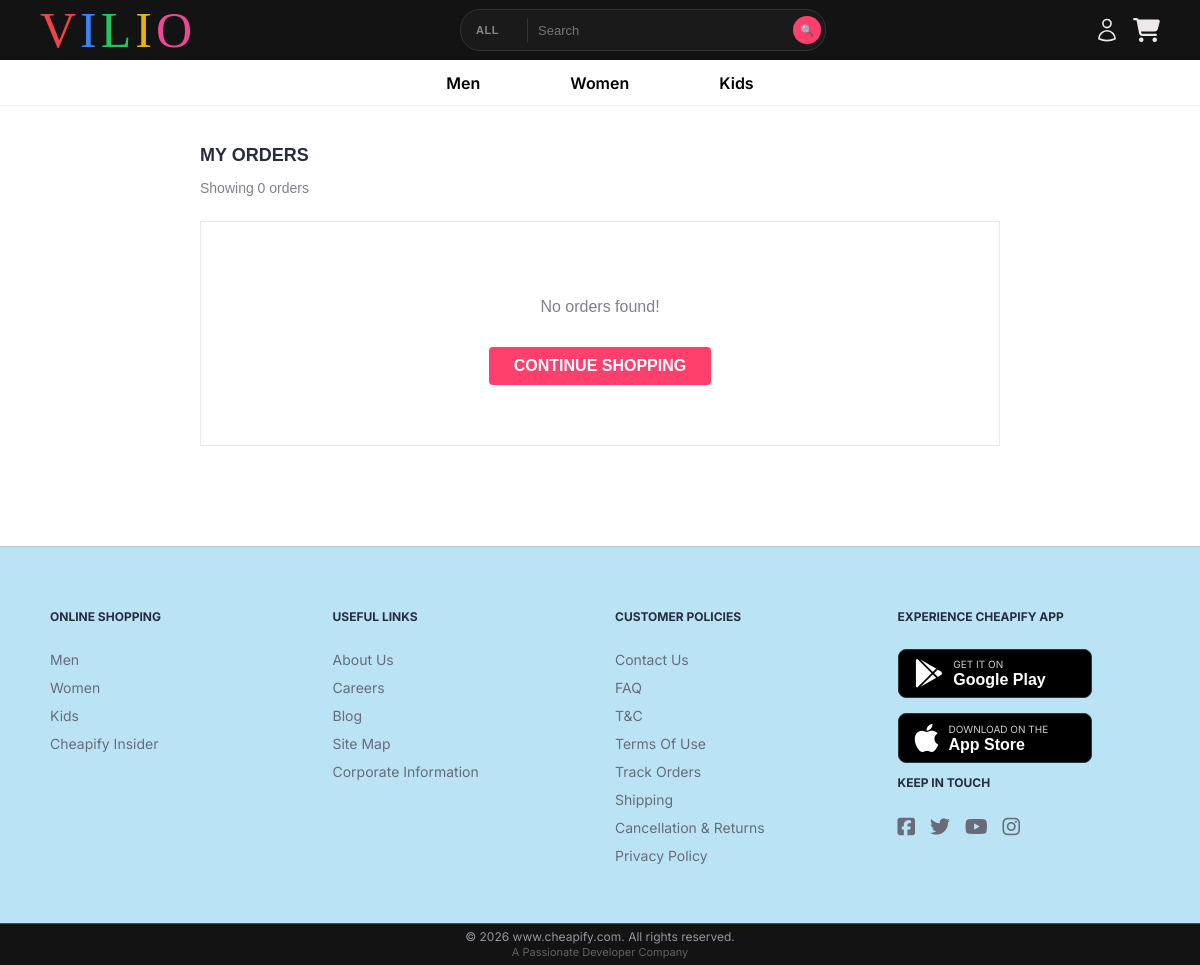
The page /my-orders/ (signed in) on the database as committed earlier.
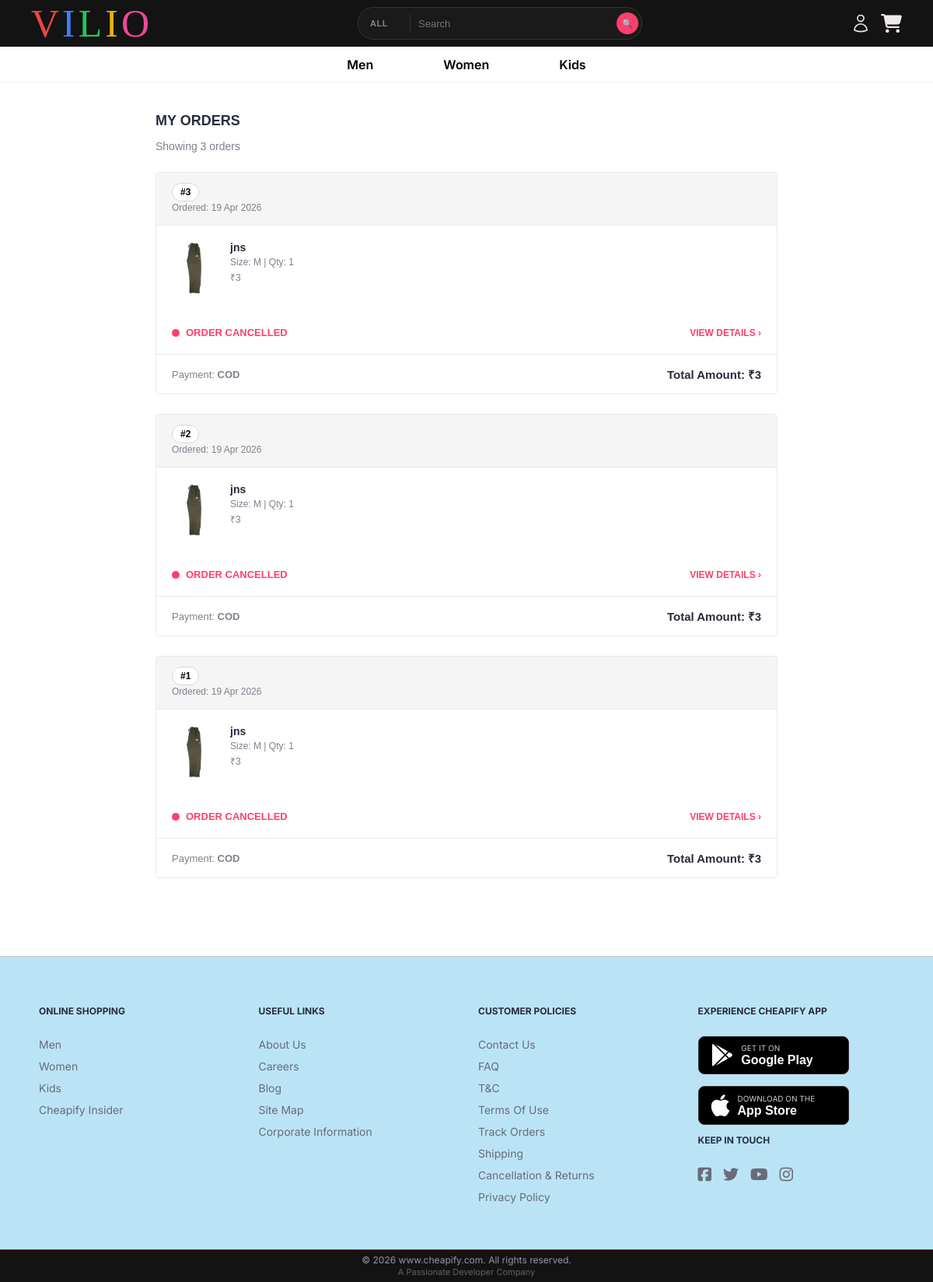
The same page on the database as committed later.
### app1/models.py (models this page shows, shortened)
class Order(models.Model):
    user = models.ForeignKey(User, on_delete=models.CASCADE)
    address = models.TextField()
    total_amount = models.IntegerField()
    status = models.CharField(max_length=20, default="Pending")
    payment_method = models.CharField(max_length=20, default="COD") # COD ya ONLINE
    payment_status = models.CharField(max_length=20, default="Pending") # Pending, Paid, Failed
    razorpay_order_id = models.CharField(max_length=100, null=True, blank=True)
    razorpay_payment_id = models.CharField(max_length=100, null=True, blank=True)
    created_at = models.DateTimeField(auto_now_add=True)
    @property
    def can_cancel(self):
        from django.utils import timezone
        if str(self.status).lower() == 'cancelled':
            return False

class OrderItem(models.Model):
    order = models.ForeignKey(Order, related_name='items', on_delete=models.CASCADE)
    product = models.ForeignKey(Product, on_delete=models.CASCADE)
    color = models.CharField(max_length=50, null=True, blank=True)
    size = models.CharField(max_length=10, null=True, blank=True)
    quantity = models.IntegerField()
    price = models.IntegerField()

class Product(models.Model):
    brand = models.CharField(max_length=100, default="Cheapify")
    name = models.CharField(max_length=200)
    description = models.TextField(blank=True, null=True)
    price = models.PositiveIntegerField(default=0)
    original_price = models.PositiveIntegerField(default=0, help_text="MRP")
    image = models.ImageField(upload_to='products/', null=True, blank=True)
    rating = models.FloatField(default=0.0)  # Example: 4.2
    reviews_count = models.IntegerField(default=0)  # Example: 1000
    fabric = models.CharField(max_length=100, blank=True, null=True, help_text="Example: 100% Cotton")
    fit = models.CharField(max_length=100, blank=True, null=True, help_text="Example: Slim Fit")
    care_instructions = models.TextField(blank=True, null=True, help_text="Wash care details")
    additional_info = models.TextField(blank=True, null=True, help_text="Product ki extra khasiyat")
    name = models.CharField(max_length=200)
    size_chart = models.ImageField(upload_to='size_charts/', null=True, blank=True)
    category = models.ForeignKey(Category, on_delete=models.CASCADE)
    sub_category = models.ForeignKey(SubCategory, on_delete=models.CASCADE)
    product_type = models.ForeignKey(ProductType, on_delete=models.SET_NULL, null=True, blank=True)
    has_variants = models.BooleanField(default=False, verbose_name="Does this product have Colors?")
    simple_stock = models.PositiveIntegerField(default=0, help_text="Only if NO color variants")
    simple_sizes = models.CharField(max_length=100, blank=True, help_text="S,M,L")
    is_active = models.BooleanField(default=True)
    created_at = models.DateTimeField(default=timezone.now)

### app1/views.py (the view)
# urls.py: path('my-orders/', my_orders, name='my_orders'),
@login_required
def my_orders(request):
    orders = Order.objects.filter(user=request.user).order_by('-created_at')
    return render(request, 'my_orders.html', {'orders': orders})

### app1/context_processors.py (called while the page is built)
def cart_count_processor(request):
    count = 0
    if request.user.is_authenticated:
        cart = Cart.objects.filter(user=request.user).first()
        if cart:
            count = sum(item.quantity for item in cart.items.all())
    else:
        session_cart = request.session.get('cart', {})
        count = sum(session_cart.values()) if isinstance(session_cart, dict) else 0
    return {'global_cart_count': count}

### app1/templates/my_orders.html (shortened to what this page needs)
{% extends "base.html" %}
{% block content %}
<div class="orders-container">
    <h3 class="page-title">My Orders</h3>
    <p class="order-count">Showing {{ orders.count }} orders</p>
    {% for order in orders %}
    <div class="order-card">
        <div class="order-header">
            <div>
                <span class="order-id-chip">#{{ order.id }}</span>
                <div class="order-date">Ordered: {{ order.created_at|date:"d M Y" }}</div>
            </div>
        </div>
        <div class="order-items-list">
            {% for item in order.items.all %}
            <div class="item-row">
                {% if item.product.image %}
                    <img src="{{ item.product.image.url }}" class="item-img" alt="product">
                {% else %}
                    <div class="item-img"></div>
                {% endif %}
                <div class="item-info">
                    <p class="item-name">{{ item.product.name }}</p>
                    <p class="item-meta">Size: {{ item.size }} | Qty: {{ item.quantity }}</p>
                    <p class="item-meta">₹{{ item.price }}</p>
                </div>
            </div>
            {% endfor %}
        </div>
        <div class="status-container">
            <div class="status-badge">
                <span class="status-dot {% if order.status|lower == 'cancelled' %}cancelled{% endif %}"></span>
                {% if order.status|lower == 'cancelled' %}
                    <span style="color: var(--primary-color)">ORDER CANCELLED</span>
                {% else %}
                    <span style="color: var(--success-green)">ORDER PLACED</span>
                {% endif %}
            </div>
            <a href="#" class="btn-details">View Details ›</a>
        </div>
        <div class="order-footer">
            <span class="total-label">Payment: <strong>{{ order.payment_method }}</strong></span>
            <span class="total-value">Total Amount: ₹{{ order.total_amount }}</span>
        </div>
    </div>
    {% empty %}
    <div style="text-align: center; padding: 60px; background: #fff; border: 1px solid var(--border-color);">
        <p style="color: var(--text-light); font-size: 16px;">No orders found!</p>
        <a href="/" style="display:inline-block; margin-top:15px; background: var(--primary-color); color:#fff; padding:10px 25px; text-decoration:none; font-weight:700; border-radius:4px;">CONTINUE SHOPPING</a>
    </div>
    {% endfor %}
</div>
{% endblock %}

### app1/templates/base.html (shortened to what this page needs)
{% load static %}
<!DOCTYPE html>
<html lang="en">
<head>
    <link rel="stylesheet" href="https://cdnjs.cloudflare.com/ajax/libs/font-awesome/6.5.1/css/all.min.css">
</head>
<body>
    {% load socialaccount %}
    <header>
        <div class="logo">
            <a href="{% url 'home' %}" class="doodle-logo-wrapper" style="text-decoration: none; display: flex; gap: 4px;">
                <span style="font-family: 'DoodleShow'; font-size: 50px; color: #ef4444;" class="letter">V</span>
                <span style="font-family: 'DoodleShow'; font-size: 50px; color: #3b82f6;" class="letter">I</span>
                <span style="font-family: 'DoodleShow'; font-size: 50px; color: #22c55e;" class="letter">L</span>
                <span style="font-family: 'DoodleShow'; font-size: 50px; color: #eab308;" class="letter">I</span>
                <span style="font-family: 'DoodleShow'; font-size: 50px; color: #ec4899;" class="letter">O</span>
            </a>
        </div>
        <form action="{% url 'search' %}" method="get" class="search-bar">
            <select name="category">
                <option value="">All</option>
            </select>
            <input type="text" name="q" placeholder="Search" required>
            <button type="submit">🔍</button>
        </form>
        <nav>
            <div class="account-dropdown">
                <a href="#" class="profile-link">
                </a>
            </div>
            <a href="{% url 'cart' %}" class="cart-icon">
                <i class="fa-solid fa-cart-shopping"></i>
            </a>
        </nav>
    </header>
    <div id="category-header">
        <div class="cat-item">
            <span>Men</span>
        </div>
        <div class="cat-item">
            <span>Women</span>
        </div>
        <div class="cat-item">
            <span>Kids</span>
        </div>
    </div>
    {% block content %}{% endblock %}
    <footer class="main-footer">
        <div class="footer-container">
            <div class="footer-column">
                <h3>ONLINE SHOPPING</h3>
                <ul>
                    <li><a href="{% url 'category_default' 'men' %}">Men</a></li>
                    <li><a href="{% url 'category_default' 'women' %}">Women</a></li>
                    <li><a href="{% url 'category_default' 'kids' %}">Kids</a></li>
                    <li><a href="{% url 'insider_page' %}">Cheapify Insider</a></li>
                </ul>
            </div>
            <div class="footer-column">
                <h3>USEFUL LINKS</h3>
                <ul>
                    <li><a href="{% url 'about_us' %}">About Us</a></li>
                    <li><a href="{% url 'careers' %}">Careers</a></li>
                    <li><a href="{% url 'blog_list' %}">Blog</a></li>
                    <li><a href="{% url 'sitemap' %}">Site Map</a></li>
                    <li><a href="{% url 'corporate_info' %}">Corporate Information</a></li>
                </ul>
            </div>
            <div class="footer-column">
                <h3>CUSTOMER POLICIES</h3>
                <ul>
                    <li><a href="{% url 'contact_us' %}">Contact Us</a></li>
                    <li><a href="{% url 'faq' %}">FAQ</a></li>
                    <li><a href="{% url 'terms' %}">T&C</a></li>
                    <li><a href="{% url 'terms_use' %}">Terms Of Use</a></li>
                    <li><a href="{% url 'my_orders' %}">Track Orders</a></li>
                    <li><a href="{% url 'shipping_policy' %}">Shipping</a></li>
                    <li><a href="{% url 'return_policy' %}">Cancellation & Returns</a></li>
                    <li><a href="{% url 'privacy_policy' %}">Privacy Policy</a></li>
                </ul>
            </div>
            <div class="footer-column">
                <h3>EXPERIENCE CHEAPIFY APP</h3>
                <div class="app-links" style="display: flex; gap: 15px; flex-wrap: wrap;">
                    <div style="background: #000; color: white; padding: 8px 16px; border-radius: 8px; display: flex; align-items: center; gap: 10px; border: 1px solid #333; cursor: default; width: 160px; user-select: none;">
                        <i class="fab fa-google-play" style="font-size: 1.8rem;"></i>
                        <div style="line-height: 1.2;">
                            <span style="font-size: 10px; text-transform: uppercase; display: block; opacity: 0.8;">Get it on</span>
                            <span style="font-size: 16px; font-weight: 600; font-family: sans-serif;">Google Play</span>
                        </div>
                    </div>
                    <div style="background: #000; color: white; padding: 8px 16px; border-radius: 8px; display: flex; align-items: center; gap: 10px; border: 1px solid #333; cursor: default; width: 160px; user-select: none;">
                        <i class="fab fa-apple" style="font-size: 2rem;"></i>
                        <div style="line-height: 1.2;">
                            <span style="font-size: 10px; text-transform: uppercase; display: block; opacity: 0.8;">Download on the</span>
                            <span style="font-size: 16px; font-weight: 600; font-family: sans-serif;">App Store</span>
                        </div>
                    </div>
                </div>
                <h3>KEEP IN TOUCH</h3>
                <div class="social-icons">
                    <a href="#"><i class="fa-brands fa-facebook-square"></i></a>
                    <a href="#"><i class="fa-brands fa-twitter"></i></a>
                    <a href="#"><i class="fa-brands fa-youtube"></i></a>
                    <a href="#"><i class="fa-brands fa-instagram"></i></a>
                </div>
            </div>
        </div>
        <div class="footer-bottom">
            <p>© 2026 www.cheapify.com. All rights reserved.</p>
            <p style="font-size: 11px; opacity: 0.6;">A Passionate Developer Company</p>
        </div>
    </footer>
    {% load django_browser_reload %}
</body>
</html>

### app1/templates/my_orders.html (style rules this page uses)
:root { --primary-color: #ff3f6c; --text-dark: #282c3f; --text-light: #7e818c; --border-color: #eaeaec; --success-green: #03a685; --bg-faded: #f5f5f6; }
.orders-container { max-width: 800px; margin: 40px auto; padding: 0 20px; font-family: 'Assistant', sans-serif; }
.page-title { font-size: 18px; font-weight: 700; color: var(--text-dark); margin-bottom: 5px; text-transform: uppercase; }
.order-count { font-size: 14px; color: var(--text-light); margin-bottom: 25px; }
.order-card { border: 1px solid var(--border-color); border-radius: 4px; margin-bottom: 25px; background: #fff; overflow: hidden; }
.order-header { display: flex; justify-content: space-between; align-items: center; background: var(--bg-faded); padding: 15px 20px; border-bottom: 1px solid var(--border-color); }
.order-id-chip { background: #fff; padding: 4px 10px; border-radius: 20px; font-weight: 700; font-size: 12px; border: 1px solid #d4d5d9; }
.order-date { font-size: 12px; color: var(--text-light); margin-top: 5px; }
.order-items-list { padding: 20px; }
.item-row { display: flex; gap: 15px; margin-bottom: 15px; padding-bottom: 15px; border-bottom: 1px solid #f9f9f9; }
.item-row:last-child { border-bottom: none; margin-bottom: 0; }
.item-img { width: 60px; height: 75px; object-fit: cover; border-radius: 4px; background: #f0f0f0; }
.item-info p { margin: 0; }
.item-name { font-weight: 600; font-size: 14px; color: var(--text-dark); }
.item-meta { font-size: 12px; color: var(--text-light); margin-top: 4px !important; }
.status-container { padding: 0 20px 20px 20px; display: flex; justify-content: space-between; align-items: center; }
.status-badge { display: flex; align-items: center; gap: 8px; font-size: 13px; font-weight: 700; }
.status-dot { width: 10px; height: 10px; border-radius: 50%; background: var(--success-green); }
.status-dot.cancelled { background: var(--primary-color); }
.btn-details { color: var(--primary-color); font-weight: 700; text-decoration: none; font-size: 12px; text-transform: uppercase; }
.order-footer { padding: 15px 20px; border-top: 1px solid var(--border-color); display: flex; justify-content: space-between; align-items: center; }
.total-label { font-size: 13px; color: var(--text-light); }
.total-value { font-size: 15px; font-weight: 700; color: var(--text-dark); }

Rows that differ between the two databases and show on the page:
added Order: id "3", created_at "19 Apr 2026", status "ORDER CANCELLED", payment_method "COD", total_amount "3"
added OrderItem: product.image (picture), product.name "jns", size "M", quantity "1", price "3"
added Order: id "2", created_at "19 Apr 2026", status "ORDER CANCELLED", payment_method "COD", total_amount "3"
added OrderItem: product.image (picture), product.name "jns", size "M", quantity "1", price "3", shown under "2"
added Order: id "1", created_at "19 Apr 2026", status "ORDER CANCELLED", payment_method "COD", total_amount "3"
added OrderItem: product.image (picture), product.name "jns", size "M", quantity "1", price "3"
Other text that changed with them:
{{ orders.count }}: "0" → "3"
text no longer shown: "No orders found! CONTINUE SHOPPING"
